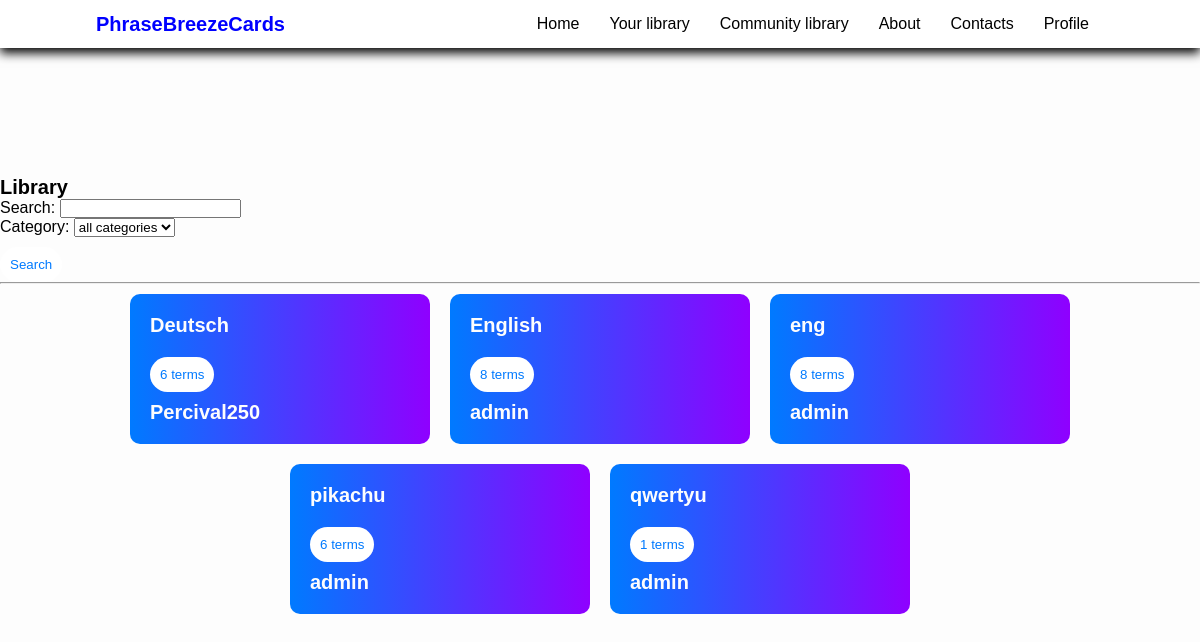
Before: /community-library/ with the older database file.
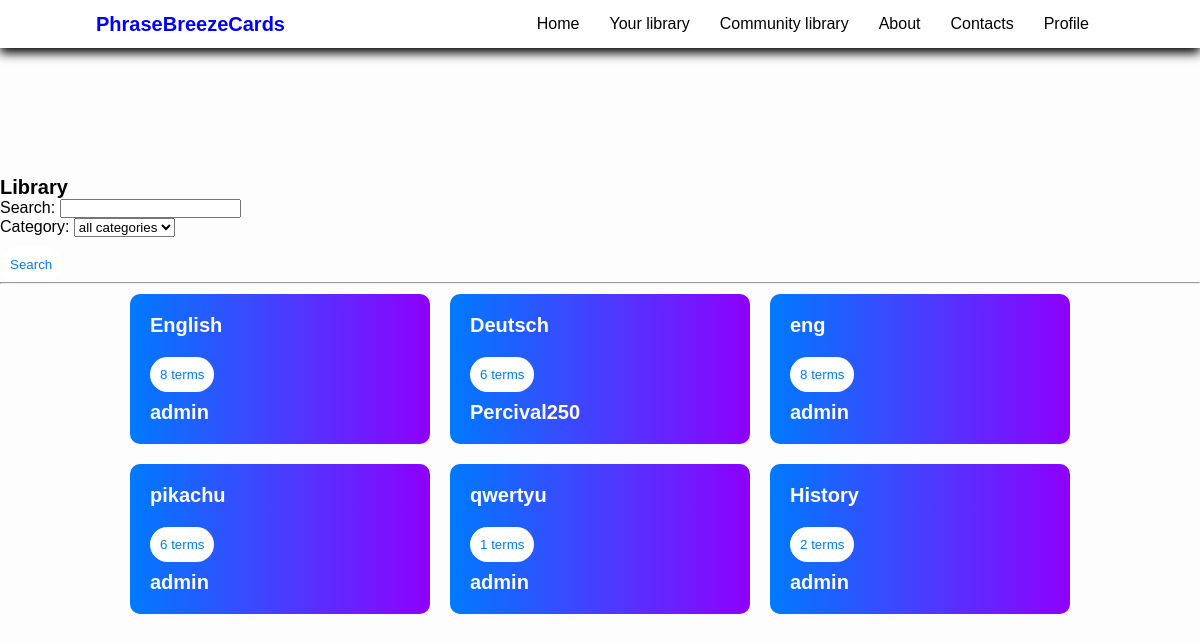
After: the same page with the newer database file.
### community_library/models.py (models this page shows, shortened)
class Set(models.Model):
    name = models.CharField(max_length=100)
    description = models.TextField(max_length=100, blank=True)
    slug = models.TextField()
    user = models.ForeignKey(User, on_delete=models.CASCADE, related_name='library_sets')
    is_published = models.BooleanField(default=False, blank=True)
    cards_count = models.PositiveIntegerField()
    downloads = models.PositiveIntegerField(default=0)
    category = models.ForeignKey(SetCategory, related_name='library_category', on_delete=models.CASCADE,
                                 default=1)

### community_library/views.py (the view)
# urls.py: path('', views.library_view, name='community_library'),
def library_view(request):
    if request.method == 'POST':
        form = forms.ChooseCategoryForm(request.POST)
        if form.is_valid():
            category = form.cleaned_data['category']
            search = form.cleaned_data['name']
            if category.id == 1:
                sets = models.Set.objects.filter(is_published=True, name__icontains=search).order_by('-downloads')
            else:
                sets = models.Set.objects.filter(is_published=True, category=category, name__icontains=search).order_by('-downloads')
    elif request.method == 'GET':
        form = forms.ChooseCategoryForm()
        sets = models.Set.objects.filter(is_published=True).order_by('-downloads')
    template_name = 'community_library/library.html'
    context = {'sets': sets, 'form': form}
    return render(request, template_name, context)

### community_library/forms.py
class ChooseCategoryForm(forms.ModelForm):
    name = forms.CharField(
        label='Search',
        required=False
    )
    class Meta:
        model = models.Set
        fields = ['name', 'category']

### community_library/models.py (called while the page is built)
    def __str__(self):
        return self.category

### templates/community_library/library.html (shortened to what this page needs)
{% extends 'base_generic.html' %}
{% block header %}
    {% include 'header.html' %}
{% endblock %}
{% block content %}
    <head>
    </head>
    <body>
        <h2>Library</h2>
        <form method="POST">
            {{ form.as_p }}
            <button type="submit">Search</button>
        </form>
        <hr>
        <div class="card-container">
            {% for set in sets %}
                <a href="{% url 'library_set' set.user.username set.slug %}">
                    <div class="card">
                        <h3>{{ set.name }}</h3>
                        <button>{{ set.cards_count }} terms</button>
                        <h3>{{ set.user }}</h3>
                    </div>
                </a>
            {% endfor %}
        </div>
    </body>
{% endblock %}

Changed rows visible on the page:
changed Set "English": moves up the list
added Set: name "History", cards_count "2", user "admin"
